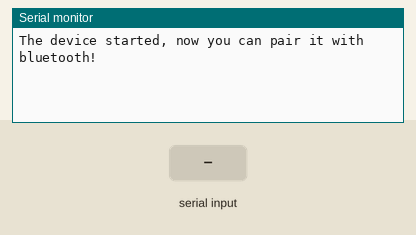
Bench run of a sketch on a simulated ESP32. Shown: the last lines printed to the serial monitor. Inputs (shaded band) come from the test bench. Nothing arrives over Bluetooth unless stated.

Above: at 1.2 s.
1.3 s: "f" received over the second serial link
At 1.6 s:
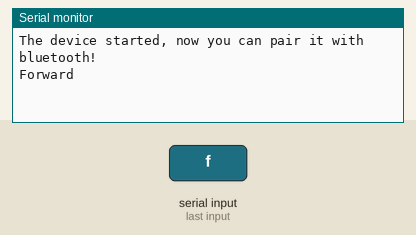
2.8 s: "b" received over the second serial link
At 4.0 s:
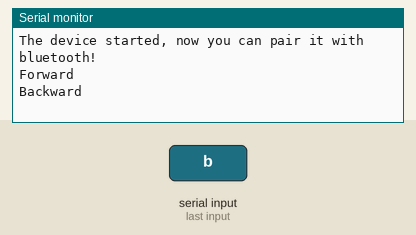
4.3 s: "r" received over the second serial link
At 5.1 s:
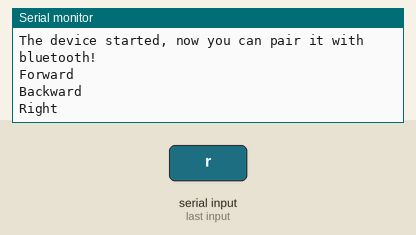
5.8 s: "l" received over the second serial link
At 6.2 s:
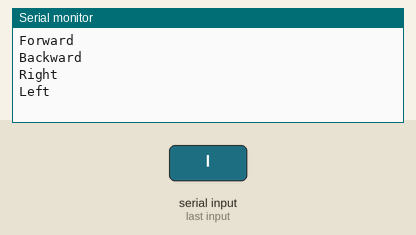
7.3 s: "p" received over the second serial link
At 8.5 s:
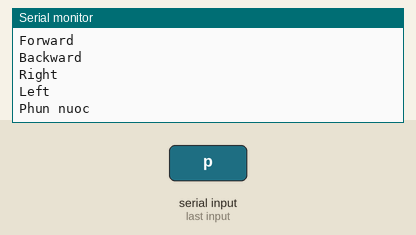
8.8 s: "k" received over the second serial link
At 9.8 s:
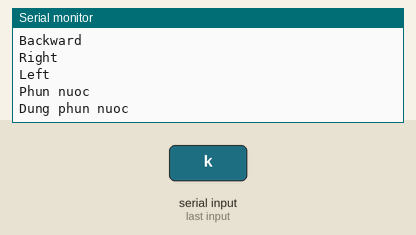

The sketch:

Car-Controller.ino
```cpp
#include "BluetoothSerial.h"

BluetoothSerial SerialBT;


void Move(char input){
    if (input == 'f'){
        Serial.println("Forward");
    }
    if (input == 'b'){
        Serial.println("Backward");
    }
    if (input == 'c'){
        // Stop moving Backward or Forward (button releasing)
    }
}

void Turn(char input){
    if (input == 'r'){
        Serial.println("Right");
    }
    if (input == 'l'){
        Serial.println("Left");
    }
    if (input == 's'){
        // Stop turn left or right (button releasing)
    }
}

void Phun(char input){
    //Hold for phun nuoc
    if (input == 'p'){
        Serial.println("Phun nuoc");
    }
    if (input == 'k'){
        Serial.println("Dung phun nuoc");
    }
}

void setup()
{
  SerialBT.begin("SBLC Car #01");
  Serial.begin(115200);
  Serial.println("The device started, now you can pair it with bluetooth!");
}

void loop()
{
  if(SerialBT.available() > 0)
  {
    char ch = SerialBT.read();
    if(ch == 'f' || ch == 'b' || ch == 'c') Move(ch);
    else if(ch == 'r' || ch == 'l' || ch == 's') Turn(ch);
    else if(ch == 'p' || ch == 'k') Phun(ch);
  }
}
```

Measured:
- after the input at 1.3 s, the serial monitor: prints a new line at once (image 1)
- after the input at 2.8 s, the serial monitor: prints a new line at once (image 2)
- after the input at 4.3 s, the serial monitor: prints a new line at once (image 3)
- after the input at 5.8 s, the serial monitor: prints a new line at once (image 4)
- after the input at 7.3 s, the serial monitor: prints a new line at once (image 5)
- after the input at 8.8 s, the serial monitor: prints a new line at once (image 6)
